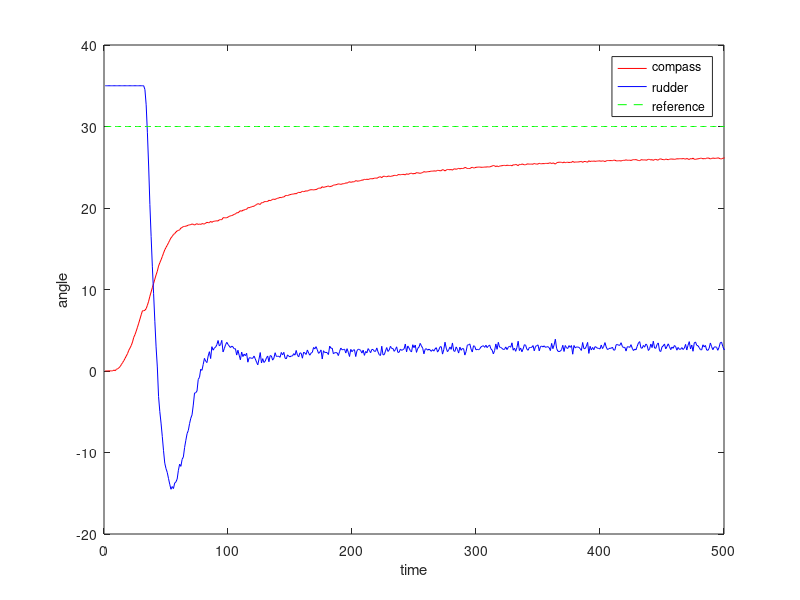

MATLAB code for this plot:


%Constants

K_pd = 0.8362;
T_d = 72.5216;
T_f = 8.39;
psi_r = 30;

compass = importdata('53c_compass.mat'); %Import data from simulink
rudder = importdata('53c_rudder.mat'); %Import data from simulink
reference = importdata('53c_ref.mat'); %Import data from simulink

n=1:length(compass(2,:));

plot(n,compass(2,n), 'color', 'r'); %Plot compass
hold on;
plot(n,rudder(2,n), 'color', 'b'); %Plot rudder
hold on;
plot(n,reference(2,n), 'green--'); %Plot reference

xlabel('time'); ylabel('angle');
legend('compass', 'rudder', 'reference');
axis([0 500 -20 40]);

